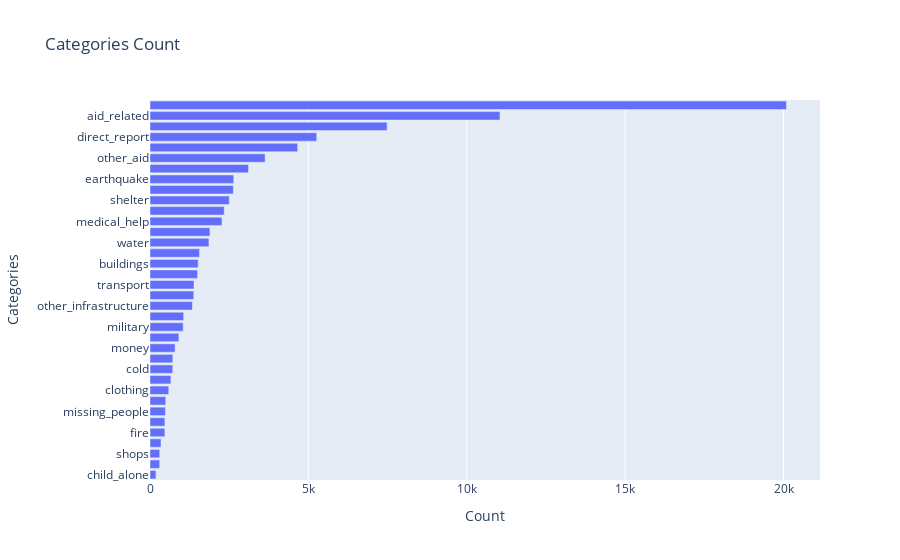

The notebook cell saved with this chart:
### Code cell
graph_two = []
graph_two.append(
go.Bar(
x = x,
y = y,
orientation='h'
    )
)

layout_two = dict(
title = "Categories Count",
    xaxis = dict(title = 'Count',),
    yaxis = dict(title = 'Categories')
)

fig = go.Figure(data=graph_two, layout=layout_two)
fig.show()

### Figure 1 — Plotly figure (JSON) as saved in the notebook; plotly's stock layout.template omitted (floating-point values rounded to 4 significant figures)
{"data": [{"orientation": "h", "type": "bar", "x": [188, 306, 308, 347, 470, 471, 486, 497, 593, 659, 718, 720, 792, 912, 1048, 1063, 1339, 1382, 1389, 1501, 1521, 1564, 1860, 1893, 2272, 2343, 2502, 2631, 2643, 3111, 3634, 4662, 5263, 7485, 11048, 20094], "y": ["child_alone", "offer", "shops", "tools", "fire", "hospitals", "missing_people", "aid_centers", "clothing", "security", "cold", "electricity", "money", "search_and_rescue", "military", "refugees", "other_infrastructure", "death", "transport", "medical_products", "buildings", "other_weather", "water", "infrastructure_related", "medical_help", "floods", "shelter", "storm", "earthquake", "food", "other_aid", "request", "direct_report", "weather_related", "aid_related", "related"]}], "layout": {"title": {"text": "Categories Count"}, "xaxis": {"title": {"text": "Count"}}, "yaxis": {"title": {"text": "Categories"}}}}
